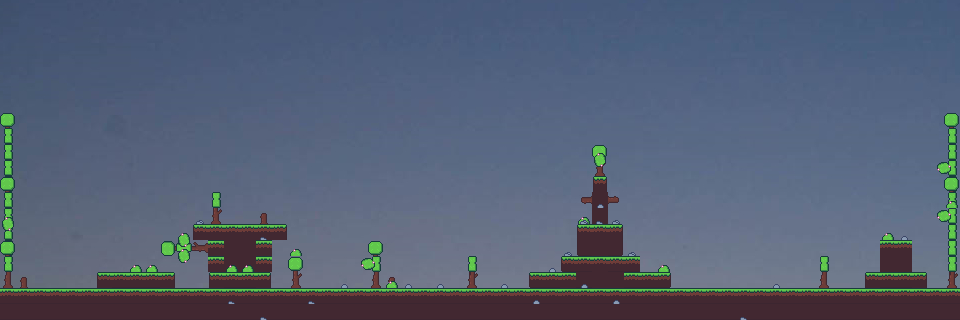

A level layout from a 2D game, rendered from its tile map. Below: a short description, then the map file with tile-grid data replaced by summaries:
An orthogonal 60x20 tile map with 16x16 px tiles, 3 tile layers (Tile Layer 1, Tile Layer 2, Tile Layer 3), 1 image layer and 64 objects.

<map version="1.4" tiledversion="1.4.2" orientation="orthogonal" renderorder="right-down" width="60" height="20" tilewidth="16" tileheight="16" infinite="0" nextlayerid="6" nextobjectid="71">
 <tileset firstgid="1" source="16x16 Simple Grass.tsx" />
 <imagelayer id="3" name="Image Layer 1">
  <image source="Sunset-Reflection-Background1.jpg" width="966" height="311" />
 </imagelayer>
 <layer id="1" name="Tile Layer 1" width="60" height="20">
  <data>[1200 cells, 211 non-empty, 20 distinct tile ids]</data>
 </layer>
 <layer id="2" name="Tile Layer 2" width="60" height="20">
  <data>[1200 cells, 54 non-empty, 11 distinct tile ids]</data>
 </layer>
 <layer id="5" name="Tile Layer 3" width="60" height="20">
  <data>[1200 cells, 13 non-empty, 5 distinct tile ids]</data>
 </layer>
 <objectgroup id="4" name="Object Layer 1">
  <object id="2" x="0.666667" y="289.333" width="959.333" height="30.6667" />
  <object id="3" x="-0.666667" y="-0.666667" width="5.33333" height="321.333" />
  <object id="4" x="956" y="-0.666667" width="4.66667" height="320" />
  <object id="5" x="20" y="277.333" width="6.66667" height="10.6667" />
  <object id="6" x="97.3333" y="272" width="78" height="17.3333" />
  <object id="7" x="208.667" y="242" width="16" height="48" />
  <object id="8" x="255.333" y="240" width="16" height="50" />
  <object id="9" x="224" y="273.333" width="31.3333" height="18" />
  <object id="10" x="193.333" y="225.333" width="92.6667" height="4" />
  <object id="11" x="260" y="211.333" width="6" height="13.3333" />
  <object id="12" x="212" y="207.333" width="8" height="16.6667" />
  <object id="13" x="214" y="192.667" width="4.66667" height="15.3333" />
  <object id="14" x="372" y="270" width="7.33333" height="18.6667" />
  <object id="15" x="468" y="270.667" width="7.33333" height="18.6667" />
  <object id="16" x="469.333" y="254.667" width="6" height="16.6667" />
  <object id="17" x="528" y="272.667" width="46.6667" height="16.6667" />
  <object id="18" x="624" y="272.667" width="46.6667" height="16" />
  <object id="19" x="560.667" y="256" width="78.6667" height="4.66667" />
  <object id="20" x="576" y="225.333" width="47.3333" height="6" />
  <object id="21" x="607.667" y="196.667" width="11" height="5.66667" />
  <object id="22" x="591.333" y="192" width="17" height="18" />
  <object id="23" x="594" y="176.667" width="12.3333" height="16" />
  <object id="24" x="192" y="242.667" width="15.3333" height="8.33333" />
  <object id="25" x="175" y="245.333" width="16" height="5.66667" />
  <object id="26" x="161" y="243.667" width="14.3333" height="10" />
  <object id="27" x="373.5" y="257" width="4.5" height="15" />
  <object id="28" x="372.5" y="248.5" width="6.5" height="11" />
  <object id="29" x="389" y="277.5" width="5" height="11" />
  <object id="30" x="864.5" y="272.5" width="62.5" height="15.5" />
  <object id="31" x="821.5" y="271.5" width="5" height="17.5" />
  <object id="32" x="820.5" y="256.5" width="7.5" height="14.5" />
  <object id="33" x="879.5" y="241" width="32" height="31" />
  <object id="34" x="885" y="233.5" width="8" height="8.5">
   <ellipse />
  </object>
  <object id="35" x="881.75" y="235.75" width="6.5" height="7">
   <ellipse />
  </object>
  <object id="36" x="901" y="237.75" width="6.75" height="3.75">
   <ellipse />
  </object>
  <object id="37" x="902.5" y="235.5" width="4.75" height="3.5">
   <ellipse />
  </object>
  <object id="38" x="773.25" y="283.5" width="7" height="7.75">
   <ellipse />
  </object>
  <object id="39" x="658" y="265.25" width="12" height="9.5">
   <ellipse />
  </object>
  <object id="40" x="628.25" y="251.75" width="8.5" height="7.25">
   <ellipse />
  </object>
  <object id="41" x="564" y="252" width="7.75" height="6">
   <ellipse />
  </object>
  <object id="42" x="611.5" y="219.5" width="8.5" height="7.25">
   <ellipse />
  </object>
  <object id="43" x="581.75" y="217.25" width="6" height="10">
   <ellipse />
  </object>
  <object id="45" x="578.75" y="218.75" width="4.75" height="9">
   <ellipse />
  </object>
  <object id="46" x="548.5" y="268" width="6.75" height="6.25">
   <ellipse />
  </object>
  <object id="47" x="501.75" y="283.5" width="5.25" height="6.75">
   <ellipse />
  </object>
  <object id="48" x="438" y="283.25" width="6" height="8.5">
   <ellipse />
  </object>
  <object id="49" x="406.25" y="283.75" width="5.25" height="6.75">
   <ellipse />
  </object>
  <object id="50" x="340.5" y="283.25" width="7.5" height="8">
   <ellipse />
  </object>
  <object id="51" x="359.5" y="258.75" width="17.5" height="10.5">
   <ellipse />
  </object>
  <object id="52" x="369.25" y="245" width="11.75" height="12">
   <ellipse />
  </object>
  <object id="53" x="130.25" y="263.75" width="10.5" height="11">
   <ellipse />
  </object>
  <object id="54" x="147" y="264" width="10" height="10.25">
   <ellipse />
  </object>
  <object id="55" x="179.5" y="232.75" width="8.5" height="15.75">
   <ellipse />
  </object>
  <object id="56" x="179" y="246.5" width="10" height="15.5">
   <ellipse />
  </object>
  <object id="57" x="196.75" y="218" width="6.25" height="11.5">
   <ellipse />
  </object>
  <object id="58" x="581.75" y="284.5" width="5.25" height="4">
   <ellipse />
  </object>
  <object id="59" x="259.5" y="235.25" width="5.75" height="5.25">
   <ellipse />
  </object>
  <object id="60" x="229" y="265.25" width="6.25" height="9">
   <ellipse />
  </object>
  <object id="61" x="244.75" y="265.5" width="7" height="11.5">
   <ellipse />
  </object>
  <object id="62" x="584" y="197.25" width="8.25" height="5.75" />
  <object id="64" x="291.75" y="271.25" width="7.5" height="18.25" />
  <object id="65" x="290" y="259.5" width="11.75" height="11.25" />
  <object id="66" x="292.25" y="250" width="6.25" height="9.75">
   <ellipse />
  </object>
  <object id="67" x="296.75" y="273.5" width="7.75" height="3.75">
   <ellipse />
  </object>
 </objectgroup>
</map>
